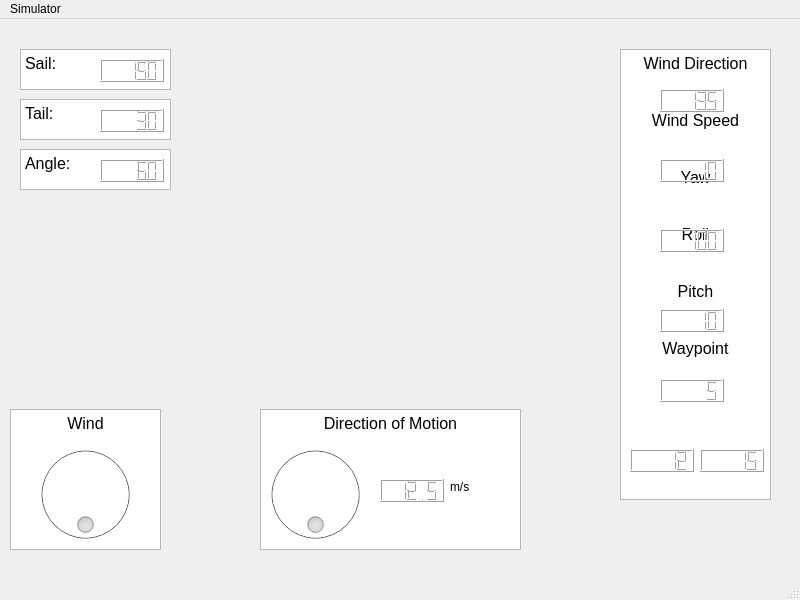
<?xml version="1.0" encoding="UTF-8"?>
<ui version="4.0">
 <class>MainWindow</class>
 <widget class="QMainWindow" name="MainWindow">
  <property name="geometry">
   <rect>
    <x>0</x>
    <y>0</y>
    <width>800</width>
    <height>600</height>
   </rect>
  </property>
  <property name="windowTitle">
   <string>MainWindow</string>
  </property>
  <widget class="QWidget" name="centralwidget">
   <widget class="QTextBrowser" name="textBrowser">
    <property name="geometry">
     <rect>
      <x>20</x>
      <y>30</y>
      <width>151</width>
      <height>41</height>
     </rect>
    </property>
    <property name="html">
     <string>&lt;!DOCTYPE HTML PUBLIC &quot;-//W3C//DTD HTML 4.0//EN&quot; &quot;http://www.w3.org/TR/REC-html40/strict.dtd&quot;&gt;
&lt;html&gt;&lt;head&gt;&lt;meta name=&quot;qrichtext&quot; content=&quot;1&quot; /&gt;&lt;style type=&quot;text/css&quot;&gt;
p, li { white-space: pre-wrap; }
&lt;/style&gt;&lt;/head&gt;&lt;body style=&quot; font-family:'MS Shell Dlg 2'; font-size:7.8pt; font-weight:400; font-style:normal;&quot;&gt;
&lt;p style=&quot; margin-top:0px; margin-bottom:0px; margin-left:0px; margin-right:0px; -qt-block-indent:0; text-indent:0px;&quot;&gt;&lt;span style=&quot; font-size:12pt;&quot;&gt;Sail: &lt;/span&gt;&lt;/p&gt;&lt;/body&gt;&lt;/html&gt;</string>
    </property>
   </widget>
   <widget class="QTextBrowser" name="textBrowser_2">
    <property name="geometry">
     <rect>
      <x>20</x>
      <y>80</y>
      <width>151</width>
      <height>41</height>
     </rect>
    </property>
    <property name="html">
     <string>&lt;!DOCTYPE HTML PUBLIC &quot;-//W3C//DTD HTML 4.0//EN&quot; &quot;http://www.w3.org/TR/REC-html40/strict.dtd&quot;&gt;
&lt;html&gt;&lt;head&gt;&lt;meta name=&quot;qrichtext&quot; content=&quot;1&quot; /&gt;&lt;style type=&quot;text/css&quot;&gt;
p, li { white-space: pre-wrap; }
&lt;/style&gt;&lt;/head&gt;&lt;body style=&quot; font-family:'MS Shell Dlg 2'; font-size:7.8pt; font-weight:400; font-style:normal;&quot;&gt;
&lt;p style=&quot; margin-top:0px; margin-bottom:0px; margin-left:0px; margin-right:0px; -qt-block-indent:0; text-indent:0px;&quot;&gt;&lt;span style=&quot; font-size:12pt;&quot;&gt;Tail: &lt;/span&gt;&lt;/p&gt;&lt;/body&gt;&lt;/html&gt;</string>
    </property>
   </widget>
   <widget class="QTextBrowser" name="textBrowser_3">
    <property name="geometry">
     <rect>
      <x>20</x>
      <y>130</y>
      <width>151</width>
      <height>41</height>
     </rect>
    </property>
    <property name="html">
     <string>&lt;!DOCTYPE HTML PUBLIC &quot;-//W3C//DTD HTML 4.0//EN&quot; &quot;http://www.w3.org/TR/REC-html40/strict.dtd&quot;&gt;
&lt;html&gt;&lt;head&gt;&lt;meta name=&quot;qrichtext&quot; content=&quot;1&quot; /&gt;&lt;style type=&quot;text/css&quot;&gt;
p, li { white-space: pre-wrap; }
&lt;/style&gt;&lt;/head&gt;&lt;body style=&quot; font-family:'MS Shell Dlg 2'; font-size:7.8pt; font-weight:400; font-style:normal;&quot;&gt;
&lt;p style=&quot; margin-top:0px; margin-bottom:0px; margin-left:0px; margin-right:0px; -qt-block-indent:0; text-indent:0px;&quot;&gt;&lt;span style=&quot; font-size:12pt;&quot;&gt;Angle: &lt;/span&gt;&lt;/p&gt;&lt;/body&gt;&lt;/html&gt;</string>
    </property>
   </widget>
   <widget class="QLCDNumber" name="lcdNumber">
    <property name="geometry">
     <rect>
      <x>100</x>
      <y>40</y>
      <width>64</width>
      <height>23</height>
     </rect>
    </property>
    <property name="value" stdset="0">
     <double>150.000000000000000</double>
    </property>
   </widget>
   <widget class="QLCDNumber" name="lcdNumber_2">
    <property name="geometry">
     <rect>
      <x>100</x>
      <y>90</y>
      <width>64</width>
      <height>23</height>
     </rect>
    </property>
    <property name="value" stdset="0">
     <double>30.000000000000000</double>
    </property>
    <property name="intValue" stdset="0">
     <number>30</number>
    </property>
   </widget>
   <widget class="QLCDNumber" name="lcdNumber_3">
    <property name="geometry">
     <rect>
      <x>100</x>
      <y>140</y>
      <width>64</width>
      <height>23</height>
     </rect>
    </property>
    <property name="value" stdset="0">
     <double>60.000000000000000</double>
    </property>
    <property name="intValue" stdset="0">
     <number>60</number>
    </property>
   </widget>
   <widget class="QTextBrowser" name="textBrowser_6">
    <property name="geometry">
     <rect>
      <x>620</x>
      <y>30</y>
      <width>151</width>
      <height>451</height>
     </rect>
    </property>
    <property name="html">
     <string>&lt;!DOCTYPE HTML PUBLIC &quot;-//W3C//DTD HTML 4.0//EN&quot; &quot;http://www.w3.org/TR/REC-html40/strict.dtd&quot;&gt;
&lt;html&gt;&lt;head&gt;&lt;meta name=&quot;qrichtext&quot; content=&quot;1&quot; /&gt;&lt;style type=&quot;text/css&quot;&gt;
p, li { white-space: pre-wrap; }
&lt;/style&gt;&lt;/head&gt;&lt;body style=&quot; font-family:'MS Shell Dlg 2'; font-size:7.8pt; font-weight:400; font-style:normal;&quot;&gt;
&lt;p align=&quot;center&quot; style=&quot; margin-top:0px; margin-bottom:0px; margin-left:0px; margin-right:0px; -qt-block-indent:0; text-indent:0px;&quot;&gt;&lt;span style=&quot; font-size:12pt;&quot;&gt;Wind Direction&lt;/span&gt;&lt;/p&gt;
&lt;p align=&quot;center&quot; style=&quot;-qt-paragraph-type:empty; margin-top:0px; margin-bottom:0px; margin-left:0px; margin-right:0px; -qt-block-indent:0; text-indent:0px; font-size:12pt;&quot;&gt;&lt;br /&gt;&lt;/p&gt;
&lt;p align=&quot;center&quot; style=&quot;-qt-paragraph-type:empty; margin-top:0px; margin-bottom:0px; margin-left:0px; margin-right:0px; -qt-block-indent:0; text-indent:0px; font-size:12pt;&quot;&gt;&lt;br /&gt;&lt;/p&gt;
&lt;p align=&quot;center&quot; style=&quot; margin-top:0px; margin-bottom:0px; margin-left:0px; margin-right:0px; -qt-block-indent:0; text-indent:0px;&quot;&gt;&lt;span style=&quot; font-size:12pt;&quot;&gt;Wind Speed&lt;/span&gt;&lt;/p&gt;
&lt;p align=&quot;center&quot; style=&quot;-qt-paragraph-type:empty; margin-top:0px; margin-bottom:0px; margin-left:0px; margin-right:0px; -qt-block-indent:0; text-indent:0px; font-size:12pt;&quot;&gt;&lt;br /&gt;&lt;/p&gt;
&lt;p align=&quot;center&quot; style=&quot;-qt-paragraph-type:empty; margin-top:0px; margin-bottom:0px; margin-left:0px; margin-right:0px; -qt-block-indent:0; text-indent:0px; font-size:12pt;&quot;&gt;&lt;br /&gt;&lt;/p&gt;
&lt;p align=&quot;center&quot; style=&quot; margin-top:0px; margin-bottom:0px; margin-left:0px; margin-right:0px; -qt-block-indent:0; text-indent:0px;&quot;&gt;&lt;span style=&quot; font-size:12pt;&quot;&gt;Yaw&lt;/span&gt;&lt;/p&gt;
&lt;p align=&quot;center&quot; style=&quot;-qt-paragraph-type:empty; margin-top:0px; margin-bottom:0px; margin-left:0px; margin-right:0px; -qt-block-indent:0; text-indent:0px; font-size:12pt;&quot;&gt;&lt;br /&gt;&lt;/p&gt;
&lt;p align=&quot;center&quot; style=&quot;-qt-paragraph-type:empty; margin-top:0px; margin-bottom:0px; margin-left:0px; margin-right:0px; -qt-block-indent:0; text-indent:0px; font-size:12pt;&quot;&gt;&lt;br /&gt;&lt;/p&gt;
&lt;p align=&quot;center&quot; style=&quot; margin-top:0px; margin-bottom:0px; margin-left:0px; margin-right:0px; -qt-block-indent:0; text-indent:0px;&quot;&gt;&lt;span style=&quot; font-size:12pt;&quot;&gt;Roll&lt;/span&gt;&lt;/p&gt;
&lt;p align=&quot;center&quot; style=&quot;-qt-paragraph-type:empty; margin-top:0px; margin-bottom:0px; margin-left:0px; margin-right:0px; -qt-block-indent:0; text-indent:0px; font-size:12pt;&quot;&gt;&lt;br /&gt;&lt;/p&gt;
&lt;p align=&quot;center&quot; style=&quot;-qt-paragraph-type:empty; margin-top:0px; margin-bottom:0px; margin-left:0px; margin-right:0px; -qt-block-indent:0; text-indent:0px; font-size:12pt;&quot;&gt;&lt;br /&gt;&lt;/p&gt;
&lt;p align=&quot;center&quot; style=&quot; margin-top:0px; margin-bottom:0px; margin-left:0px; margin-right:0px; -qt-block-indent:0; text-indent:0px;&quot;&gt;&lt;span style=&quot; font-size:12pt;&quot;&gt;Pitch&lt;/span&gt;&lt;/p&gt;
&lt;p align=&quot;center&quot; style=&quot;-qt-paragraph-type:empty; margin-top:0px; margin-bottom:0px; margin-left:0px; margin-right:0px; -qt-block-indent:0; text-indent:0px; font-size:12pt;&quot;&gt;&lt;br /&gt;&lt;/p&gt;
&lt;p align=&quot;center&quot; style=&quot;-qt-paragraph-type:empty; margin-top:0px; margin-bottom:0px; margin-left:0px; margin-right:0px; -qt-block-indent:0; text-indent:0px; font-size:12pt;&quot;&gt;&lt;br /&gt;&lt;/p&gt;
&lt;p align=&quot;center&quot; style=&quot; margin-top:0px; margin-bottom:0px; margin-left:0px; margin-right:0px; -qt-block-indent:0; text-indent:0px;&quot;&gt;&lt;span style=&quot; font-size:12pt;&quot;&gt;Waypoint&lt;/span&gt;&lt;/p&gt;
&lt;p align=&quot;center&quot; style=&quot;-qt-paragraph-type:empty; margin-top:0px; margin-bottom:0px; margin-left:0px; margin-right:0px; -qt-block-indent:0; text-indent:0px; font-size:12pt;&quot;&gt;&lt;br /&gt;&lt;/p&gt;
&lt;p align=&quot;center&quot; style=&quot;-qt-paragraph-type:empty; margin-top:0px; margin-bottom:0px; margin-left:0px; margin-right:0px; -qt-block-indent:0; text-indent:0px; font-size:12pt;&quot;&gt;&lt;br /&gt;&lt;/p&gt;&lt;/body&gt;&lt;/html&gt;</string>
    </property>
   </widget>
   <widget class="QLCDNumber" name="lcdNumber_4">
    <property name="geometry">
     <rect>
      <x>660</x>
      <y>70</y>
      <width>64</width>
      <height>23</height>
     </rect>
    </property>
    <property name="intValue" stdset="0">
     <number>135</number>
    </property>
   </widget>
   <widget class="QLCDNumber" name="lcdNumber_5">
    <property name="geometry">
     <rect>
      <x>660</x>
      <y>140</y>
      <width>64</width>
      <height>23</height>
     </rect>
    </property>
    <property name="value" stdset="0">
     <double>10.000000000000000</double>
    </property>
    <property name="intValue" stdset="0">
     <number>10</number>
    </property>
   </widget>
   <widget class="QLCDNumber" name="lcdNumber_6">
    <property name="geometry">
     <rect>
      <x>660</x>
      <y>210</y>
      <width>64</width>
      <height>23</height>
     </rect>
    </property>
    <property name="value" stdset="0">
     <double>100.000000000000000</double>
    </property>
    <property name="intValue" stdset="0">
     <number>100</number>
    </property>
   </widget>
   <widget class="QLCDNumber" name="lcdNumber_7">
    <property name="geometry">
     <rect>
      <x>660</x>
      <y>290</y>
      <width>64</width>
      <height>23</height>
     </rect>
    </property>
    <property name="value" stdset="0">
     <double>10.000000000000000</double>
    </property>
    <property name="intValue" stdset="0">
     <number>10</number>
    </property>
   </widget>
   <widget class="QLCDNumber" name="lcdNumber_8">
    <property name="geometry">
     <rect>
      <x>660</x>
      <y>360</y>
      <width>64</width>
      <height>23</height>
     </rect>
    </property>
    <property name="value" stdset="0">
     <double>5.000000000000000</double>
    </property>
    <property name="intValue" stdset="0">
     <number>5</number>
    </property>
   </widget>
   <widget class="QLCDNumber" name="lcdNumber_9">
    <property name="geometry">
     <rect>
      <x>630</x>
      <y>430</y>
      <width>64</width>
      <height>23</height>
     </rect>
    </property>
    <property name="value" stdset="0">
     <double>12.000000000000000</double>
    </property>
    <property name="intValue" stdset="0">
     <number>12</number>
    </property>
   </widget>
   <widget class="QLCDNumber" name="lcdNumber_10">
    <property name="geometry">
     <rect>
      <x>700</x>
      <y>430</y>
      <width>64</width>
      <height>23</height>
     </rect>
    </property>
    <property name="value" stdset="0">
     <double>15.000000000000000</double>
    </property>
    <property name="intValue" stdset="0">
     <number>15</number>
    </property>
   </widget>
   <widget class="QDial" name="dial">
    <property name="enabled">
     <bool>false</bool>
    </property>
    <property name="geometry">
     <rect>
      <x>260</x>
      <y>420</y>
      <width>111</width>
      <height>111</height>
     </rect>
    </property>
    <property name="mouseTracking">
     <bool>false</bool>
    </property>
    <property name="layoutDirection">
     <enum>Qt::LeftToRight</enum>
    </property>
    <property name="maximum">
     <number>360</number>
    </property>
    <property name="singleStep">
     <number>1</number>
    </property>
    <property name="pageStep">
     <number>1</number>
    </property>
    <property name="value">
     <number>0</number>
    </property>
    <property name="sliderPosition">
     <number>0</number>
    </property>
    <property name="wrapping">
     <bool>true</bool>
    </property>
    <property name="notchTarget">
     <double>1.000000000000000</double>
    </property>
    <property name="notchesVisible">
     <bool>false</bool>
    </property>
   </widget>
   <widget class="QDial" name="dial_2">
    <property name="enabled">
     <bool>false</bool>
    </property>
    <property name="geometry">
     <rect>
      <x>30</x>
      <y>420</y>
      <width>111</width>
      <height>111</height>
     </rect>
    </property>
    <property name="mouseTracking">
     <bool>false</bool>
    </property>
    <property name="layoutDirection">
     <enum>Qt::LeftToRight</enum>
    </property>
    <property name="maximum">
     <number>360</number>
    </property>
    <property name="singleStep">
     <number>1</number>
    </property>
    <property name="pageStep">
     <number>1</number>
    </property>
    <property name="value">
     <number>0</number>
    </property>
    <property name="sliderPosition">
     <number>0</number>
    </property>
    <property name="wrapping">
     <bool>true</bool>
    </property>
    <property name="notchTarget">
     <double>1.000000000000000</double>
    </property>
    <property name="notchesVisible">
     <bool>false</bool>
    </property>
   </widget>
   <widget class="QTextBrowser" name="textBrowser_4">
    <property name="geometry">
     <rect>
      <x>10</x>
      <y>390</y>
      <width>151</width>
      <height>141</height>
     </rect>
    </property>
    <property name="html">
     <string>&lt;!DOCTYPE HTML PUBLIC &quot;-//W3C//DTD HTML 4.0//EN&quot; &quot;http://www.w3.org/TR/REC-html40/strict.dtd&quot;&gt;
&lt;html&gt;&lt;head&gt;&lt;meta name=&quot;qrichtext&quot; content=&quot;1&quot; /&gt;&lt;style type=&quot;text/css&quot;&gt;
p, li { white-space: pre-wrap; }
&lt;/style&gt;&lt;/head&gt;&lt;body style=&quot; font-family:'MS Shell Dlg 2'; font-size:7.8pt; font-weight:400; font-style:normal;&quot;&gt;
&lt;p align=&quot;center&quot; style=&quot; margin-top:0px; margin-bottom:0px; margin-left:0px; margin-right:0px; -qt-block-indent:0; text-indent:0px;&quot;&gt;&lt;span style=&quot; font-size:12pt;&quot;&gt;Wind&lt;/span&gt;&lt;/p&gt;&lt;/body&gt;&lt;/html&gt;</string>
    </property>
   </widget>
   <widget class="QTextBrowser" name="textBrowser_5">
    <property name="geometry">
     <rect>
      <x>260</x>
      <y>390</y>
      <width>261</width>
      <height>141</height>
     </rect>
    </property>
    <property name="html">
     <string>&lt;!DOCTYPE HTML PUBLIC &quot;-//W3C//DTD HTML 4.0//EN&quot; &quot;http://www.w3.org/TR/REC-html40/strict.dtd&quot;&gt;
&lt;html&gt;&lt;head&gt;&lt;meta name=&quot;qrichtext&quot; content=&quot;1&quot; /&gt;&lt;style type=&quot;text/css&quot;&gt;
p, li { white-space: pre-wrap; }
&lt;/style&gt;&lt;/head&gt;&lt;body style=&quot; font-family:'MS Shell Dlg 2'; font-size:7.8pt; font-weight:400; font-style:normal;&quot;&gt;
&lt;p align=&quot;center&quot; style=&quot; margin-top:0px; margin-bottom:0px; margin-left:0px; margin-right:0px; -qt-block-indent:0; text-indent:0px;&quot;&gt;&lt;span style=&quot; font-size:12pt;&quot;&gt;Direction of Motion&lt;/span&gt;&lt;/p&gt;&lt;/body&gt;&lt;/html&gt;</string>
    </property>
   </widget>
   <widget class="QLCDNumber" name="lcdNumber_11">
    <property name="geometry">
     <rect>
      <x>380</x>
      <y>460</y>
      <width>64</width>
      <height>23</height>
     </rect>
    </property>
    <property name="value" stdset="0">
     <double>12.500000000000000</double>
    </property>
   </widget>
   <widget class="QLabel" name="label">
    <property name="geometry">
     <rect>
      <x>450</x>
      <y>460</y>
      <width>55</width>
      <height>16</height>
     </rect>
    </property>
    <property name="text">
     <string>m/s</string>
    </property>
   </widget>
   <zorder>textBrowser_5</zorder>
   <zorder>textBrowser</zorder>
   <zorder>textBrowser_2</zorder>
   <zorder>textBrowser_3</zorder>
   <zorder>lcdNumber</zorder>
   <zorder>lcdNumber_2</zorder>
   <zorder>lcdNumber_3</zorder>
   <zorder>textBrowser_6</zorder>
   <zorder>lcdNumber_4</zorder>
   <zorder>lcdNumber_5</zorder>
   <zorder>lcdNumber_6</zorder>
   <zorder>lcdNumber_7</zorder>
   <zorder>lcdNumber_8</zorder>
   <zorder>lcdNumber_9</zorder>
   <zorder>lcdNumber_10</zorder>
   <zorder>dial</zorder>
   <zorder>textBrowser_4</zorder>
   <zorder>dial_2</zorder>
   <zorder>lcdNumber_11</zorder>
   <zorder>label</zorder>
  </widget>
  <widget class="QMenuBar" name="menubar">
   <property name="geometry">
    <rect>
     <x>0</x>
     <y>0</y>
     <width>800</width>
     <height>26</height>
    </rect>
   </property>
   <widget class="QMenu" name="menuSimulator">
    <property name="title">
     <string>Simulator</string>
    </property>
   </widget>
   <addaction name="menuSimulator"/>
  </widget>
  <widget class="QStatusBar" name="statusbar"/>
 </widget>
 <resources/>
 <connections/>
</ui>
